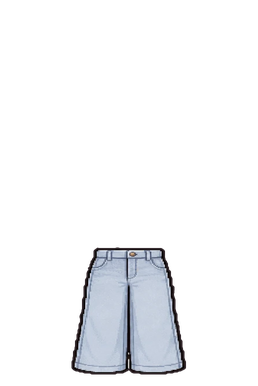
#> input picture av/bottom-12.png, 258 x 386 px, given in place of s18.webp, which was not available
$ python bottoms-new.py
#> lines starting #> are read from the running program, lines starting #| are printed output that depends on the picture; after the words box and inside, x2 and y2 are one past the last pixel; in counts of white or black regions, pixels touching at a corner belong together
### av/outline.py
# 옷 테두리 통일: 시트마다 다른 원래 바깥 선을 벗기고, 같은 굵기의 검정 선을 새로 그림 (tops.py, bottoms.py가 씀)
import numpy as np; from scipy import ndimage
INK=np.array([45,34,38.])
def ramp(m,s=1.0): return np.clip((ndimage.gaussian_filter(m.astype(float),s)-.5)*3+.5,0,1)
def uniform(a, rgb, S, R=3.0, D=3.0):
  # a: 옷 자리(bool), rgb: 색. 2배 캔버스. R: 새 선 굵기, D: 벗길 원래 선 두께 (둘 다 출력 px)
  din=ndimage.distance_transform_edt(a)
  strip=a&(rgb.max(-1)<120)&(din<=D*S)          # 가장자리의 어두운 픽셀 = 원래 선
  inner=ndimage.gaussian_filter(ndimage.binary_opening(a&~strip,iterations=1).astype(float),1.2*S)>.5  # 계단 진 가장자리를 매끈하게
  sil=ndimage.distance_transform_edt(~inner)<=R*S  # 안쪽 + 고른 굵기 선
  _,idx=ndimage.distance_transform_edt(~inner,return_indices=True); col=rgb[idx[0],idx[1]]
  body=ramp(inner)[...,None]
  return body*col+(1-body)*INK, ramp(sil)

### av/bottoms-new.py
# 새 하의 시트 2장(raw_new/s18.webp, s19.webp, 저장소에 없음) → av/bottom-12~31.png. bottoms.py와 같은 방식이지만 골반선에 맞추고(HIP) 허리는 셔츠보다 좁게(WAISTW), 짧은 하의는 늘리고(MINHEM), 긴 바지는 신발 위까지(LONG)
# 하의 시트(raw/bot7~10.webp, 저장소에 없음)를 잘라 av/bottom-N.png로. av/ 안에서: python3 bottoms.py ./
# 하의 12개 (bot8)
from PIL import Image; import numpy as np; from scipy import ndimage
import sys, os
sys.path.insert(0,r'C:/Users/user/Documents/GitHub/geulgam/av'); from outline import uniform
OUT=sys.argv[1] if len(sys.argv)>1 else './'
W,H=516,772; S=2                      # 2배 캔버스에서 작업
INK=np.array([45,34,38.])
TOPY=260; CX=129*S                    # 허리 위 끝 (출력 px). 상의 밑단 안쪽에서 시작해 허리가 상의보다 넓어 보이지 않게
WAIST=64                              # 허리 폭 (출력 px)
FOOT=374                              # 긴 바지·치마 끝 (발목). 이보다 길면 세로로 줄임
MINHEM=325                            # 짧은 하의 밑단 최소 (출력 px). 셔츠 밑단(~290)보다 충분히 아래
LONG=360; LONGIF=328                  # 밑단이 LONGIF 넘는 긴 바지는 LONG(신발 위)까지
WAISTW=60                             # 허리(하의 위 끝) 폭: 셔츠 밑단(~62)보다 좁게
HIPY=298; HIP=84                      # 골반선 y와 그 줄의 하의 폭 (몸 골반 폭 74 + 테두리·여유). 허벅지가 안 삐져나오게
SHEETS=['s18','s19']
def ramp(m,s=1.2): return np.clip((ndimage.gaussian_filter(m.astype(float),s)-.5)*3+.5,0,1)
def items(f):
#> called with f = 's18'
  a=np.array(Image.open(f'raw_new/{f}.webp').convert('RGB')).astype(float)
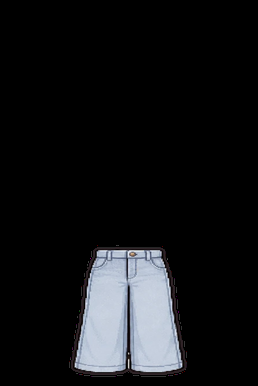
#> a: shape (386, 258, 3) float64; mean R, G, B 19.9, 20.8, 22.6
  m=a.min(-1)<220; lab,n=ndimage.label(ndimage.binary_dilation(m,iterations=8))
#> after `m = a.min(-1) < 220`:
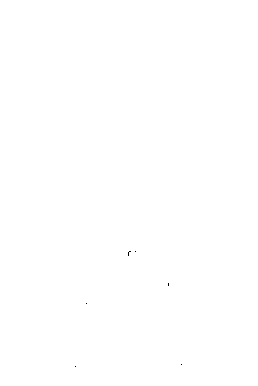
#> m: shape (386, 258) bool; 100% white; black in thin lines or dots, all inside (x1, y1, x2, y2) = (75, 251, 182, 367)
#> after `lab, n = ndimage.label(ndimage.binary_dilation(m, iterations=8))`: lab: shape (386, 258) int32; every value is 1
#> after `lab, n = ndimage.label(ndimage.binary_dilation(m, iterations=8))`: n = 1
  objs=[s for s in ndimage.find_objects(lab) if (s[0].stop-s[0].start)*(s[1].stop-s[1].start)>8000]
#> objs = 1 item
  objs=sorted(objs,key=lambda s:s[0].start); rows=[]  # 위 끝이 비슷한 것끼리 한 줄 → 줄마다 왼쪽부터
  for o in objs:
    if rows and o[0].start-rows[-1][0][0].start<150: rows[-1].append(o)
    else: rows.append([o])
#> this loop made 1 pass
#> after the loop, rows = 1 item
  objs=[o for r in rows for o in sorted(r,key=lambda s:s[1].start)]
  out=[]
  for s in objs:
    y0,y1,x0,x1=max(s[0].start-4,0),s[0].stop+4,max(s[1].start-4,0),s[1].stop+4
    out.append(a[y0:y1,x0:x1])
#> this loop made 1 pass
#> (y0, y1, x0, x1) on pass 1: (0, 390, 0, 262)
#> after the loop, out = 1 item
  return out
def make(c,name):
  dark=c.min(-1)<220
  m=ndimage.binary_fill_holes(ndimage.binary_closing(dark,iterations=2))
  lab,n=ndimage.label(m); sz=ndimage.sum(m,lab,range(1,n+1)); m=np.isin(lab,1+np.where(sz>800)[0])
  light=(c.mean(-1)>165)&(c.max(-1)-c.min(-1)<70)
  m&=~((ndimage.distance_transform_edt(m)<=3)&light); m=ndimage.binary_opening(m,iterations=1)
  core=ndimage.binary_erosion(m,iterations=1)
  _,idx=ndimage.distance_transform_edt(~core,return_indices=True); rgb=c[idx[0],idx[1]]
  ys,xs=np.where(m); y0=ys.min()
  band=np.where(m[y0+4:y0+16].any(0))[0]; ww=band.max()-band.min()        # 허리띠 폭
  im=Image.fromarray(np.dstack([rgb,m*255.]).astype(np.uint8)).crop((xs.min(),y0,xs.max()+1,ys.max()+1))
  # 골반선에 맞춤: 출력 y=HIPY 줄에서 하의 폭이 HIP이 되게 (허리띠 폭 대신). 세로 길이 규칙(MINHEM·LONG)에 따라 그 줄이 바뀌어 몇 번 되풀이
  mm=np.array(im)[...,3]>128; k=WAIST*S/ww
  for _ in range(6):
    sh=round(im.height*k)
    if TOPY+sh/S>=LONGIF: sh=round((LONG-TOPY)*S)   # 긴 바지: 신발 바로 위까지 (신발을 조금 덮어도 됨)
    if TOPY+sh/S<MINHEM: sh=round((MINHEM-TOPY)*S)  # 짧은 치마·반바지: 셔츠 밑으로 보이게 세로로 늘림
    r=min(mm.shape[0]-1,int((HIPY-TOPY)*S*im.height/sh)); xs_=np.where(mm[r])[0]
    k=HIP*S/(xs_.max()-xs_.min())
  sw=round(im.width*k)
  im=im.resize((sw,sh),Image.LANCZOS)
  cx=(band.min()+band.max())/2-xs.min()
  ox,oy=round(CX-cx*k),TOPY*S
  cv=np.zeros((H,W,4)); cv[oy:oy+sh,ox:ox+sw]=np.array(im)
  # 허리 쪽만 좁히기: 위 끝에서 폭이 WAISTW, 골반선(HIPY)부터 원래 폭. 셔츠 밑단보다 하의가 넓어 보이지 않게
  yy,xx=np.mgrid[0:H,0:W]; row=cv[...,3].max(1)>128
  top_=np.where(row)[0][0]; tx=np.where(cv[top_+4,:,3]>128)[0]; f0=min(1,WAISTW*S/(tx.max()-tx.min()))
  t=np.clip((yy-TOPY*S)/((HIPY-TOPY)*S),0,1); f=f0+(1-f0)*t
  src=CX+(xx-CX)/f
  cv=np.stack([ndimage.map_coordinates(cv[...,i],[yy,src],order=1) for i in range(4)],-1)
  a=ndimage.binary_opening(cv[...,3]>128,iterations=1); rgb=cv[...,:3]
  out,al=uniform(a,rgb,S)  # 바깥 선 굵기 통일 (outline.py)
  Image.fromarray(np.dstack([out,al*255]).round().clip(0,255).astype(np.uint8)).resize((W//2,H//2),Image.LANCZOS).save(f'{OUT}bottom-{name}.png',optimize=True)
k=12
for f in SHEETS:
  its=items(f); print(f,len(its))
#> after `its = items(f)`: its = 1 item
  for c in its: make(c,k); k+=1
#> this loop made 1 pass
#> (n in make, sz in make, y0 in make, ww in make, k, sw in make, cx in make, ox in make) on pass 1: (1, [97028], 2, 253, 13, 169, 126.5, 174)
#> pass 1, in make, `m=ndimage.binary_fill_holes(ndimage.binary_closing(dark,iterations=2))`:
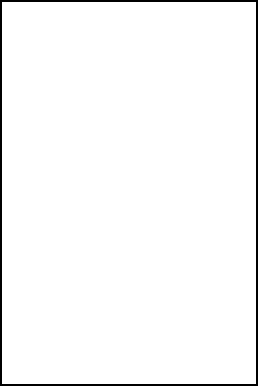
#> m: shape (386, 258) bool; 97.4% white; 1 black region, box (x1, y1, x2, y2) and area: (0, 0, 258, 386) 2560
#> pass 1, in make, `light=(c.mean(-1)>165)&(c.max(-1)-c.min(-1)<70)`:
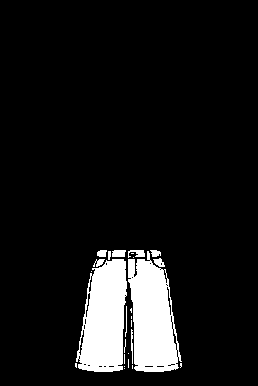
#> light: shape (386, 258) bool; 9.2% white; 26 white regions (15 under 20 px), largest, box (x1, y1, x2, y2) and area: (128, 251, 182, 372) 4355, (76, 259, 127, 372) 4265, (112, 250, 126, 257) 90
#> after the loop, k = 13
#> pass 2 of the loop `for f in SHEETS:`:
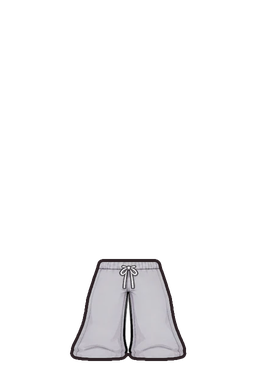
#> input picture av/bottom-14.png, 258 x 386 px, given in place of s19.webp, which was not available
#> in items (call 2), `m = a.min(-1) < 220`:
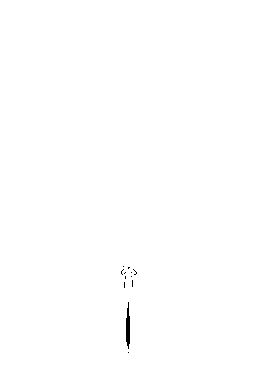
#> m: shape (386, 258) bool; 99.8% white; 12 black regions (11 under 20 px), largest, box (x1, y1, x2, y2) and area: (126, 302, 130, 349) 137
#> the loop in items (call 2), `for o in objs:` made 1 pass
#> the loop in items (call 2), `for s in objs:` made 1 pass
#> the loop `for c in its: make(c,k); k+=1` made 1 pass
#> (n in make, sz in make, y0 in make, ww in make, k, sw in make, cx in make, ox in make) on pass 1: (1, [97028], 2, 253, 14, 169, 126.5, 174)
#> pass 1, in make (call 2), `mm = np.array(im)[..., 3] > 128`:
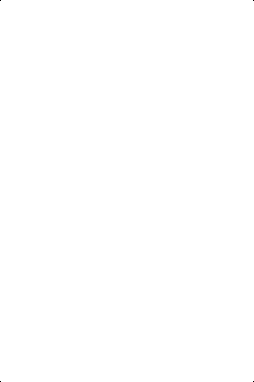
#> mm: shape (382, 254) bool; 100% white; black in thin lines or dots
#> after the loop `for c in its: make(c,k); k+=1`: k = 14
